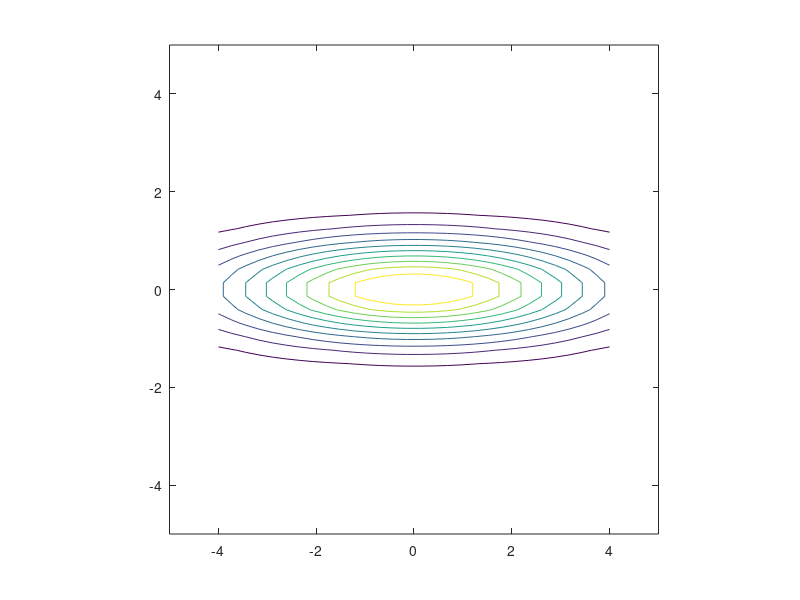
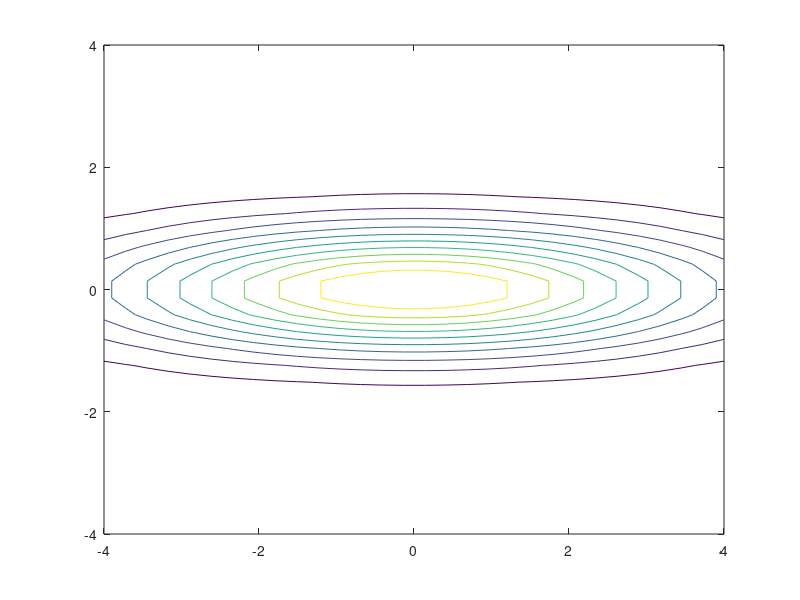

The MATLAB script that drew these images, in order: (Note: this script raises an error after producing the figures.)
a = 37;
[x,y] = meshgrid(linspace(-4,4,30));
z = exp(-x.^2/15-y.^2);
contour(x,y,z)
xlim([-5 5])
ylim([-5 5])
axis equal
figure
[C,h] = contour(x,y,z);
rotate(get(h,'children'),[0 1],a) 
xlim([-5 5])
ylim([-5 5])
axis equal